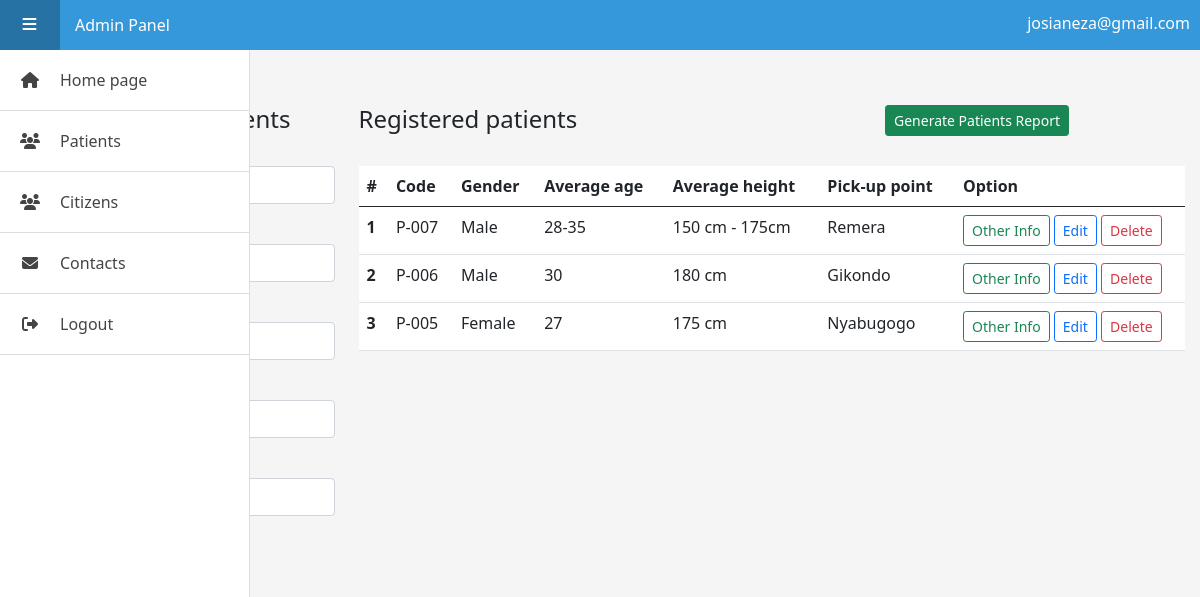
Screenshot of /rec/patients-list.php (signed in) with the database file from the repository.
### tables this page shows
CREATE TABLE `patients` (
  `id` int(11) NOT NULL,
  `patient_code` varchar(100) NOT NULL,
  `gender` varchar(100) NOT NULL,
  `av_age` varchar(100) NOT NULL,
  `av_height` varchar(100) NOT NULL,
  `pick_point` varchar(100) NOT NULL,
  `deleted` int(1) NOT NULL DEFAULT 0,
  `fullname` varchar(100) DEFAULT NULL,
  `idcard` varchar(100) DEFAULT NULL,
  `district` varchar(100) DEFAULT NULL,
  `sector` varchar(100) DEFAULT NULL,
  `cell` varchar(100) DEFAULT NULL,
  `village` varchar(100) DEFAULT NULL,
  `cpname` varchar(100) DEFAULT NULL,
  `cpphone` varchar(100) DEFAULT NULL,
  `addcomment` varchar(100) DEFAULT NULL
);

### rec/patients-list.php (the view, shortened to what this page needs)
<!DOCTYPE html>
<html lang="en" >
<head>
  <link rel="stylesheet" href="css/bootstrap.min.css">
<link rel='stylesheet' href='https://cdnjs.cloudflare.com/ajax/libs/font-awesome/4.7.0/css/font-awesome.min.css'>
<link rel="stylesheet" href="style.css">
<link rel="stylesheet" href="mystyle.css">
</head>
<body>
<div class="header">
  <a href="#" id="menu-action">
    <i class="fa fa-bars"></i>
  </a>
  <div class="">
    <p class="userInfo"><?php echo $_SESSION['adminUserToken']; ?></p>
    Admin Panel
  </div>
</div>
<?php include('sidebar.php'); ?>
<div class="main">
  <ol class="breadcrumb">
        <li class="breadcrumb-item">
          <a href="index.php">Home</a>
        </li>
        <li class="breadcrumb-item active">Patients</li>
      </ol>
  <div class="row">
        <div class="col-xl-3 col-sm-6 mb-3">
          <h4>Add a new patients</h3>
          <form method="POST" action="../server.php">
            <div class="form-group mb-3">
              <label>Patient Code</label>
            </div>
             <div class="form-group mb-3">
              <label>Gender</label>
            </div>
            <div class="form-group mb-3">
              <label>Average Age</label>
            </div>
            <div class="form-group mb-3">
              <label>Average Height</label>
            </div>
            <div class="form-group mb-3">
              <label>Pick-up Point</label>
            </div>
            <button type="submit" name="addNewPatient" class="btn btn-primary">Add new</button>
          </form>
        </div>
        <div class="col-xl-9 col-sm-6 mb-3" style="overflow-x: auto;">
          <div class="searchForm">
              <div class="form-group wrap">
                <a href="reports/p-report.php" class="btn btn-sm btn-success">Generate Patients Report</a>
              </div>
          </div>
          <h4>Registered patients</h3>
          <br>
          <table class="table">
            <thead class="thead-dark">
              <tr>
                <th scope="col">#</th>
                <th scope="col">Code</th>
                <th scope="col">Gender</th>
                <th scope="col">Average age</th>
                <th scope="col">Average height</th>
                <th scope="col">Pick-up point</th>
                <th scope="col" style="width: 230px;">Option</th>
              </tr>
            </thead>
            <tbody class="thead-light">
            <?php
              if(isset($_GET['keyCode'])){
                $keyCode = $_GET['keyCode'];
                $query = mysqli_query($connect,"SELECT * FROM users WHERE deleted = 0 AND fullname LIKE '%$keyCode%' OR phone LIKE '%$keyCode%' OR email LIKE '%$keyCode%' ORDER BY fullname ASC");
              }else{
                $query = mysqli_query($connect,"SELECT * FROM patients WHERE deleted = 0 ORDER BY id DESC");
              }
              $rowcount = 0;
              while ($row = mysqli_fetch_array($query)){
                $rowcount ++;
                echo"<tr>
                  <th scope='row'>".$rowcount."</th>
                  <td>".$row['patient_code']."</td>
                  <td>".$row['gender']."</td>
                  <td>".$row['av_age']."</td>
                  <td>".$row['av_height']."</td>
                  <td>".$row['pick_point']."</td>
                  <td>
                    <a class='btn btn-outline-success btn-sm' href='other-info.php?patId=".$row['id']."' role='button'>Other Info</a>
                    <a class='btn btn-outline-primary btn-sm' href='editPatient.php?patId=".$row['id']."' role='button'>Edit</a>
                    <a class='btn btn-outline-danger btn-sm' href='../server.php?deletePatient=".$row['id']."' role='button'>Delete</a>
                  </td>
                </tr>";
              }
            ?>
            </tbody>
          </table>
        </div>
      </div>
</div>
</body>
</html>

### rec/style.css (style rules this page uses)
*:before, *:after { -webkit-box-sizing: border-box; -moz-box-sizing: border-box; box-sizing: border-box; }
body { background: #f5f5f5; padding: 0; margin: 0; }
i.fa { font-size: 16px; }
p { font-size: 16px; line-height: 1.42857143; }
.header { position: fixed; z-index: 10; top: 0; left: 0; background: #3498DB; width: 100%; height: 50px; line-height: 50px; color: #fff; }
.header #menu-action { display: block; float: left; width: 60px; height: 50px; line-height: 50px; margin-right: 15px; color: #fff; text-decoration: none; text-align: center; background: rgba(0, 0, 0, 0.15); font-size: 13px; text-transform: uppercase; letter-spacing: 1px; -webkit-transition: all 0.2s ease-in-out; transition: all 0.2s ease-in-out; }
.header #menu-action i { display: inline-block; margin: 0 5px; }
.main { position: relative; display: block; top: 50px; left: 0; padding: 15px; padding-left: 75px; -webkit-transition: all 0.2s ease-in-out; transition: all 0.2s ease-in-out; }
table { background: white; }

### rec/mystyle.css (style rules this page uses)
.userInfo { float: right; position: relative; top: 12px; right: 10px; }

### rec/patients-list.php (style rules this page uses)
.searchForm { width: 300px; float: right; }

### rows the page displays
patients: patient_code "P-007", gender "Male", av_age "28-35", av_height "150 cm - 175cm", pick_point "Remera"
patients: patient_code "P-006", gender "Male", av_age "30", av_height "180 cm", pick_point "Gikondo"
patients: patient_code "P-005", gender "Female", av_age "27", av_height "175 cm", pick_point "Nyabugogo"

### other values shown
$_SESSION['adminUserToken'] "josianeza@gmail.com"
